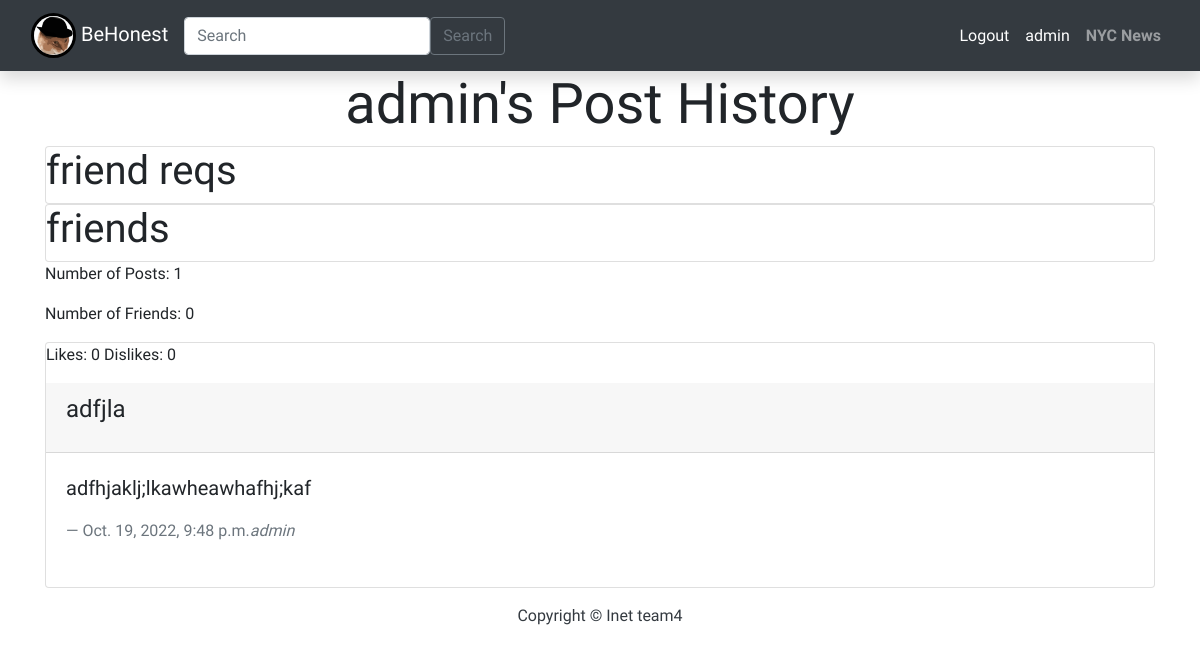
The page /home/profile/admin (signed in) on the database as committed earlier.
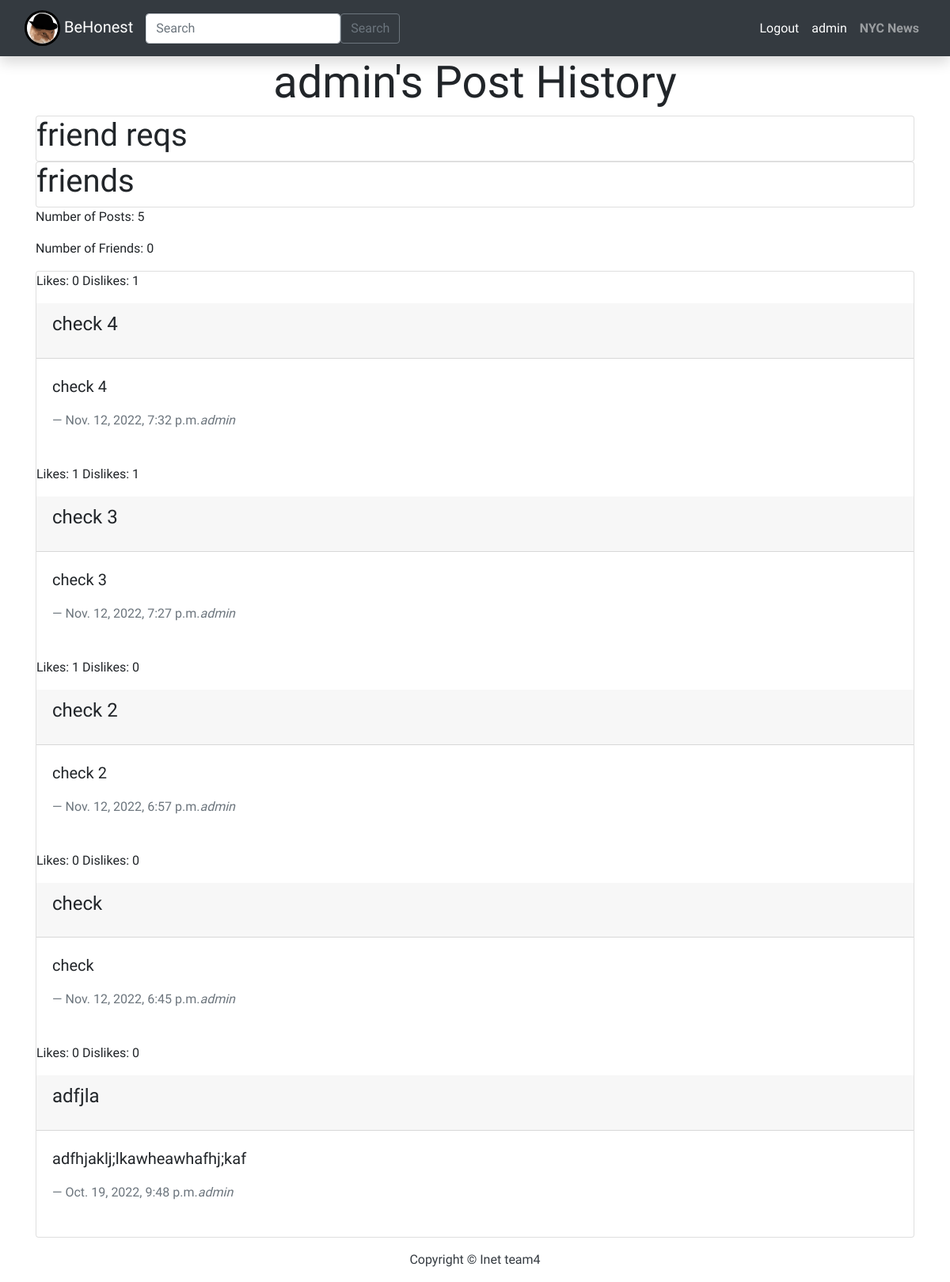
The same page on the database as committed later.
### post/models.py (models this page shows, shortened)
class Post(models.Model):
    title = models.CharField(max_length=200)
    author = models.ForeignKey(
        User, on_delete=models.CASCADE, related_name="blog_posts"
    )
    content = models.TextField()
    created_on = models.DateTimeField(auto_now_add=True)
    likes = models.ManyToManyField(User, related_name="post_post")
    dislikes = models.ManyToManyField(User, related_name="blog_post")
    class Meta:
        ordering = ["-title"]
    def total_likes(self):
        return self.likes.count()
    def total_dislikes(self):
        return self.dislikes.count()

### post/views.py (the view)
# urls.py: path("profile/<str:pk>", views.profile, name="profile"),
def profile(request, pk):
    user = User.objects.get(username=pk)
    authenticated_user = request.user
    logged_in_user_posts = Post.objects.filter(author=user)
    try:
        friend_requests = FriendRequest.objects.filter(receiver=user, status="pending")
    except FriendRequest.DoesNotExist:
        friend_requests = []
    try:
        friends = Friend.objects.get(primary=user, secondary=authenticated_user)
        isFriend = True
    except Friend.DoesNotExist:
        isFriend = False
    friend_requests = FriendRequest.objects.filter(
        receiver=authenticated_user, status="pending"
    )
    already_sent = FriendRequest.objects.filter(
        sender=authenticated_user, receiver=user, status="pending"
    )
    print(friend_requests)
    if already_sent:
        alreadySent = True
    else:
        alreadySent = False
    try:
        friends = Friend.objects.filter(primary=user)
        print("got firneds")
    except Friend.DoesNotExist:
        print("here")
        friends = []
    print(alreadySent)
    context = {
        "user": user,
        "posts": logged_in_user_posts,
        "friend_requests": friend_requests,
        "authenticated_user": authenticated_user,
        "friends": friends,
        "isFriend": isFriend,
        "alreadySent": alreadySent,
    }
    return render(request, "profile.html", context)

### post/templates/profile.html (shortened to what this page needs)
{% extends 'base.html' %}
{% block content %}
    <h2 class = "display-4 text-center"> {{ user.username }}'s Post History</h2>
    {% if authenticated_user == user %}
    <div class = "container">
        <div class = "card">
            <h1>friend reqs</h1>
        </div>
    </div>
    <div class = "container">
        <div class = "card">
            <h1>friends</h1>
        </div>
    </div>
    {% endif %}
    <div class = "container">
        {% if posts%}
            <p>Number of Posts: {{ posts|length }}</p>
        {%endif%}
            <p>Number of Friends: {{friends|length}}</p>
        <div class = "card">
            {% for post in posts %}
            <p>Likes: {{ post.total_likes }} Dislikes: {{ post.total_dislikes }}</p>
                <div class="card-header">
                    <h4>{{ post.title }}</p>
                </div>
                <div class="card-body">
                    <blockquote class = "blockquote mb-0">
                        <p>{{ post.content }}</p>
                        <footer class="blockquote-footer">{{post.created_on}}<cite title="Source Title">{{post.author.username}}</cite></footer>
                    </blockquote>
                </div>
                <br>
            {% endfor %}
        </div>
    </div>
{% endblock %}

### post/templates/base.html (shortened to what this page needs)
<!DOCTYPE html>
{% load static %}
<html>
  <head>
    <link rel="stylesheet" href="https://stackpath.bootstrapcdn.com/bootstrap/4.4.1/css/bootstrap.min.css">
    <link rel="stylesheet" href = {% static 'styles.css' %}>
    <link href="//maxcdn.bootstrapcdn.com/font-awesome/4.1.0/css/font-awesome.min.css" rel="stylesheet">
  </head>
  <body>
    {% if user.is_authenticated %}
    <nav class="navbar navbar-expand-lg navbar-dark bg-dark shadow" id="mainNav">
      <div class="container-fluid">
        <a class="navbar-brand" href="{% url 'post:base' %}">
          <img src="{% static 'img/Febee.png' %}" alt="Febee" class="logo">
          BeHonest
        </a>
        <form class="d-flex" method="POST" action="{% url 'post:search-results' %}" >
          <input class="form-control me-2"
          type = "search" placeholder="Search" aria-label="Search" name="searched">
          <button class="btn btn-outline-secondary" type="submit">Search</button>
        </form>
        <div class="collapse navbar-collapse" id="navbarResponsive">
          <ul class="navbar-nav ml-auto">
              <li class="nav-item">
                <a class="nav-link text-white" href="{% url 'main:logout' %}">Logout</a>
              </li>
              <li class="nav-item">
                {% if authenticated_user  == Null  %}
                <a class="nav-link text-white" href="/home/profile/{{user.username}}">{{user.username}}</a>
                {% else %}
                <a class="nav-link text-white" href="/home/profile/{{authenticated_user.username}}">{{authenticated_user.username}}</a>
                {% endif %}
              </li>
              <div class="collapse navbar-collapse" id="navbarResponsive">
                <ul class="navbar-nav ml-auto">
                    <a
                      class="nav-link text-black font-weight-bold"
                      href="/news"
                      >NYC News</a
                    >
                </ul>
              </div>
          </ul>
        </div>
        </div>
    </nav>
    {% block content %}{% endblock content %}
    {% else %}
      <p class="text-center">Don't have an account? <a href="register">Create an account</a>.</p>
    </div>
    {% endif %}
    <footer class="py-3 bg-grey">
              <p class="m-0 text-dark text-center ">Copyright &copy; Inet team4</p>
    </footer>
  </body>
</html>

### static/styles.css (style rules this page uses)
* { font-family: 'Oswald', sans-serif; }
.logo { border-radius: 50%; background-position: center; background-size: cover; width: 45px; height: 45px; border: 3px solid; color: black; }

Rows that differ between the two databases and show on the page:
added Post: total_likes "0", total_dislikes "1", title "check 4", content "check 4", created_on "Nov. 12, 2022, 7:32 p.m.", author.username "admin"
added Post: total_likes "1", total_dislikes "1", title "check 3", content "check 3", created_on "Nov. 12, 2022, 7:27 p.m.", author.username "admin"
added Post: total_likes "1", total_dislikes "0", title "check 2", content "check 2", created_on "Nov. 12, 2022, 6:57 p.m.", author.username "admin"
added Post: total_likes "0", total_dislikes "0", title "check", content "check", created_on "Nov. 12, 2022, 6:45 p.m.", author.username "admin"
Other text that changed with them:
{{ posts|length }}: "1" → "5"
